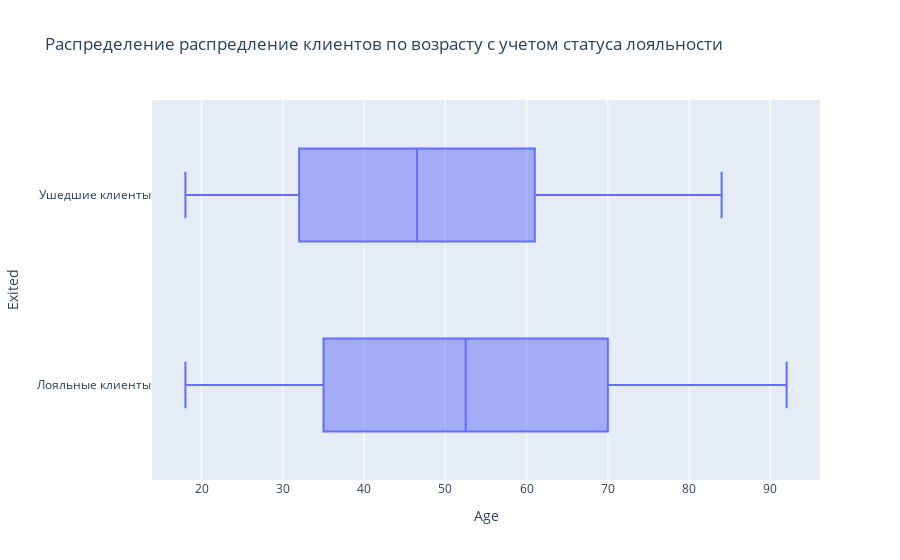

Here is the notebook cell this chart was saved with:
### Markdown cell above
### <center> ЗАДАНИЕ 9.4. Посмотрите на распределение возраста в разрезе признака оттока. В какой группе больше потенциальных выбросов? На какую возрастную категорию клиентов стоит обратить внимание банку?

### Code cell
box_data_4=churn_data2.groupby('Age', as_index=False)['Exited'].value_counts()
fig=px.box(data_frame=box_data_4,
           x='Age',
           y='Exited',
           title="Распределение распредление клиентов по возрасту с учетом статуса лояльности")

fig.show()

### Figure 1 — Plotly figure (JSON) as saved in the notebook; plotly's stock layout.template omitted (floating-point values rounded to 4 significant figures)
{"data": [{"alignmentgroup": "True", "hovertemplate": "Age=%{x}<br>Exited=%{y}<extra></extra>", "legendgroup": "", "marker": {"color": "#636efa"}, "name": "", "notched": false, "offsetgroup": "", "orientation": "h", "showlegend": false, "type": "box", "x": [18, 18, 19, 19, 20, 20, 21, 21, 22, 22, 23, 23, 24, 24, 25, 25, 26, 26, 27, 27, 28, 28, 29, 29, 30, 30, 31, 31, 32, 32, 33, 33, 34, 34, 35, 35, 36, 36, 37, 37, 38, 38, 39, 39, 40, 40, 41, 41, 42, 42, 43, 43, 44, 44, 45, 45, 46, 46, 47, 47, 48, 48, 49, 49, 50, 50, 51, 51, 52, 52, 53, 53, 54, 54, 55, 55, 56, 56, 57, 57, 58, 58, 59, 59, 60, 60, 61, 61, 62, 62, 63, 63, 64, 64, 65, 65, 66, 66, 67, 67, 68, 68, 69, 69, 70, 70, 71, 71, 72, 72, 73, 73, 74, 74, 75, 76, 77, 78, 79, 80, 81, 82, 83, 84, 84, 85, 88, 92], "x0": " ", "xaxis": "x", "y": ["Лояльные клиенты", "Ушедшие клиенты", "Лояльные клиенты", "Ушедшие клиенты", "Лояльные клиенты", "Ушедшие клиенты", "Лояльные клиенты", "Ушедшие клиенты", "Лояльные клиенты", "Ушедшие клиенты", "Лояльные клиенты", "Ушедшие клиенты", "Лояльные клиенты", "Ушедшие клиенты", "Лояльные клиенты", "Ушедшие клиенты", "Лояльные клиенты", "Ушедшие клиенты", "Лояльные клиенты", "Ушедшие клиенты", "Лояльные клиенты", "Ушедшие клиенты", "Лояльные клиенты", "Ушедшие клиенты", "Лояльные клиенты", "Ушедшие клиенты", "Лояльные клиенты", "Ушедшие клиенты", "Лояльные клиенты", "Ушедшие клиенты", "Лояльные клиенты", "Ушедшие клиенты", "Лояльные клиенты", "Ушедшие клиенты", "Лояльные клиенты", "Ушедшие клиенты", "Лояльные клиенты", "Ушедшие клиенты", "Лояльные клиенты", "Ушедшие клиенты", "Лояльные клиенты", "Ушедшие клиенты", "Лояльные клиенты", "Ушедшие клиенты", "Лояльные клиенты", "Ушедшие клиенты", "Лояльные клиенты", "Ушедшие клиенты", "Лояльные клиенты", "Ушедшие клиенты", "Лояльные клиенты", "Ушедшие клиенты", "Лояльные клиенты", "Ушедшие клиенты", "Лояльные клиенты", "Ушедшие клиенты", "Лояльные клиенты", "Ушедшие клиенты", "Лояльные клиенты", "Ушедшие клиенты", "Лояльные клиенты", "Ушедшие клиенты", "Ушедшие клиенты", "Лояльные клиенты", "Ушедшие клиенты", "Лояльные клиенты", "Ушедшие клиенты", "Лояльные клиенты", "Ушедшие клиенты", "Лояльные клиенты", "Ушедшие клиенты", "Лояльные клиенты", "Ушедшие клиенты", "Лояльные клиенты", "Ушедшие клиенты", "Лояльные клиенты", "Ушедшие клиенты", "Лояльные клиенты", "Ушедшие клиенты", "Лояльные клиенты", "Лояльные клиенты", "Ушедшие клиенты", "Лояльные клиенты", "Ушедшие клиенты", "Ушедшие клиенты", "Лояльные клиенты", "Лояльные клиенты", "Ушедшие клиенты", "Лояльные клиенты", "Ушедшие клиенты", "Лояльные клиенты", "Ушедшие клиенты", "Лояльные клиенты", "Ушедшие клиенты", "Лояльные клиенты", "Ушедшие клиенты", "Лояльные клиенты", "Ушедшие клиенты", "Лояльные клиенты", "Ушедшие клиенты", "Лояльные клиенты", "Ушедшие клиенты", "Лояльные клиенты", "Ушедшие клиенты", "Лояльные клиенты", "Ушедшие клиенты", "Лояльные клиенты", "Ушедшие клиенты", "Лояльные клиенты", "Ушедшие клиенты", "Лояльные клиенты", "Ушедшие клиенты", "Лояльные клиенты", "Ушедшие клиенты", "Лояльные клиенты", "Лояльные клиенты", "Лояльные клиенты", "Лояльные клиенты", "Лояльные клиенты", "Лояльные клиенты", "Лояльные клиенты", "Лояльные клиенты", "Лояльные клиенты", "Лояльные клиенты", "Ушедшие клиенты", "Лояльные клиенты", "Лояльные клиенты", "Лояльные клиенты"], "y0": " ", "yaxis": "y"}], "layout": {"boxmode": "group", "legend": {"tracegroupgap": 0}, "title": {"text": "Распределение распредление клиентов по возрасту с учетом статуса лояльности"}, "xaxis": {"anchor": "y", "domain": [0, 1], "title": {"text": "Age"}}, "yaxis": {"anchor": "x", "domain": [0, 1], "title": {"text": "Exited"}}}}
